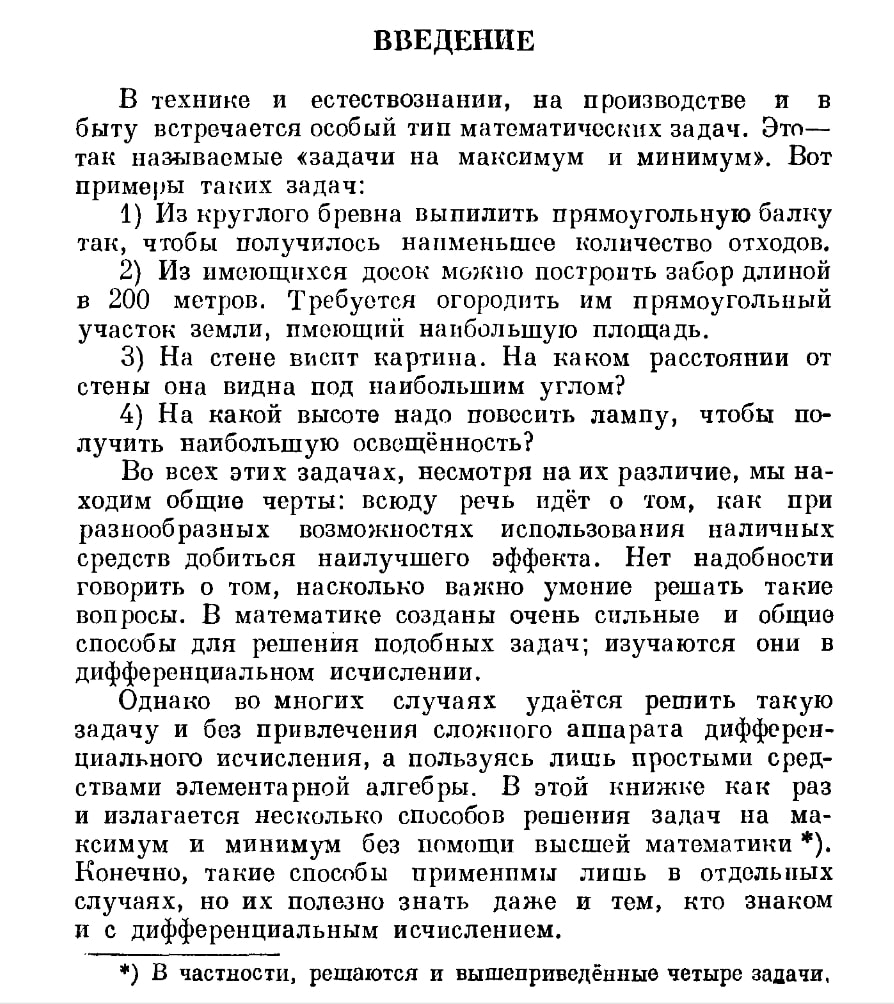
#> input picture text.jpg, 894 x 1004 px
$ python main.py
#> lines starting #> are read from the running program, lines starting #| are printed output that depends on the picture; after the words box and inside, x2 and y2 are one past the last pixel; in counts of white or black regions, pixels touching at a corner belong together
import cv2
import numpy as np

img = cv2.imread('text.jpg')
#> img is the input picture: shape (1004, 894, 3); min 0, max 255, mean 226.5
img = cv2.pyrDown(img)
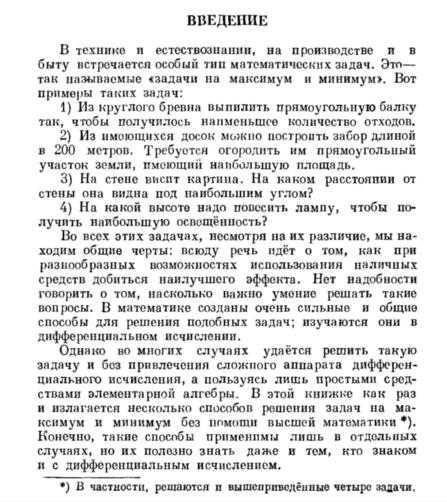
#> img: shape (502, 447, 3); min 4, max 255, mean 226.5
small = cv2.cvtColor(img, cv2.COLOR_BGR2GRAY)

kernel = np.ones((5, 8), np.uint8)
grad = cv2.morphologyEx(small, cv2.MORPH_GRADIENT, kernel) #берем градиент
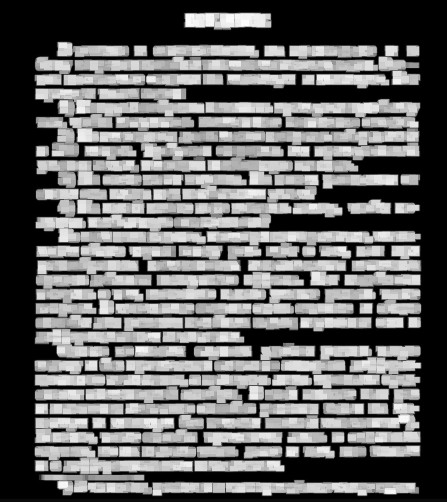
#> grad: shape (502, 447); min 0, max 251, mean 103.6

thresh = cv2.threshold(grad, 0.0, 255.0, cv2.THRESH_OTSU)[1] #отсекаем пиксели по пороговому значению
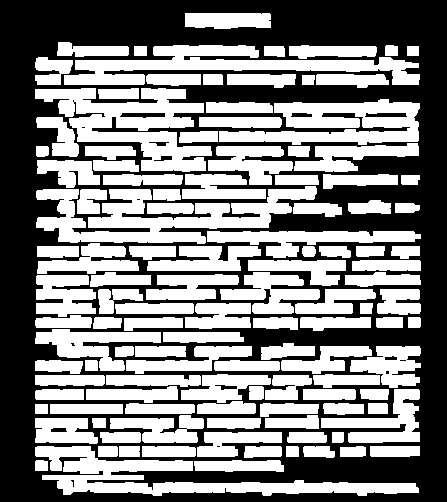
#> thresh: shape (502, 447); 51.4% white; 16 black regions (7 under 20 px), largest, box (x1, y1, x2, y2) and area: (0, 0, 447, 502) 108407, (120, 113, 165, 118) 178, (365, 113, 407, 117) 153

kernel = cv2.getStructuringElement(cv2.MORPH_RECT, (9, 1))
close = cv2.morphologyEx(thresh, cv2.MORPH_CLOSE, kernel) #сближаем контуры текста
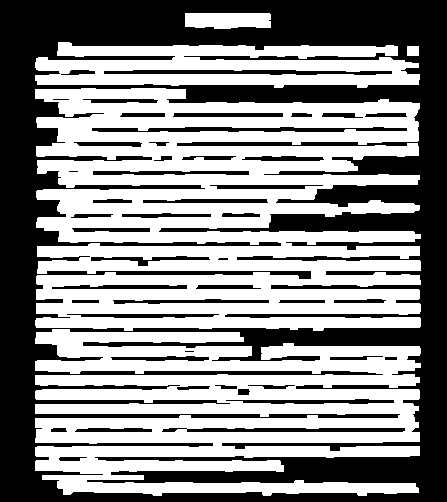
#> close: shape (502, 447); 54.2% white; 47 black regions (4 under 20 px)
# фильтр специально взят большим по x, маленьким по y, чтобы искать абзацы, а не отдельные слова

contours, _ = cv2.findContours(close.copy(), cv2.RETR_EXTERNAL, cv2.CHAIN_APPROX_SIMPLE)
#> contours = 5 contours; box (x1, y1, x2, y2) and area: (35, 88, 421, 331) 70134, (35, 329, 421, 496) 42506, (35, 42, 420, 88) 12375, (185, 13, 271, 29) 1166, (407, 46, 419, 56) 99

n = len(contours)
#> n = 5
for idx in range(n):
    x, y, w, h = cv2.boundingRect(contours[idx]) #ограничивааем контуры прямоугольником

    if w > 10 and h > 10:
        cv2.rectangle(img, (x, y), (x + w - 1, y + h - 1), (0, 0, 255), 2) #рисуем прямоугольники
#> this loop made 5 passes
#> (x, y, w, h) on passes 1 to 5: (35, 329, 386, 167), (35, 88, 386, 243), (407, 46, 12, 10), (35, 42, 385, 46), (185, 13, 86, 16)
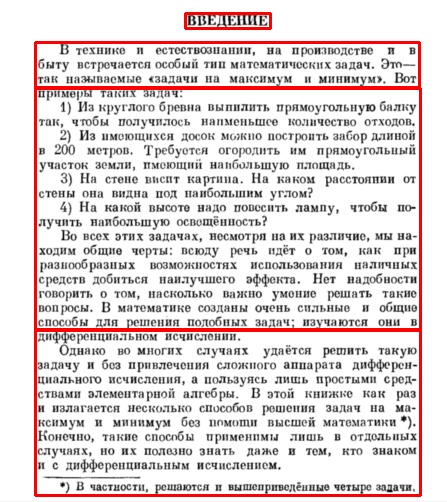
#> img: shape (502, 447, 3); 3.86% of pixels changed, all inside (x1, y1, x2, y2) = (34, 12, 422, 497)

cv2.imwrite("./result.jpg", img, [int(cv2.IMWRITE_JPEG_QUALITY), 200])
#В решении есть проблема: алгоритм выделяет абзацы раньше, чем они на самом деле начинаются.
# Это происходит из-за того, что из-за заглавной буквы абзацы "слипаются".
# Для того, чтобы решить эту проблему, надо как-то ориентироваться на пустое место в конце абзаца,
# но к сожалению я не смогла реализовать это в срок.
